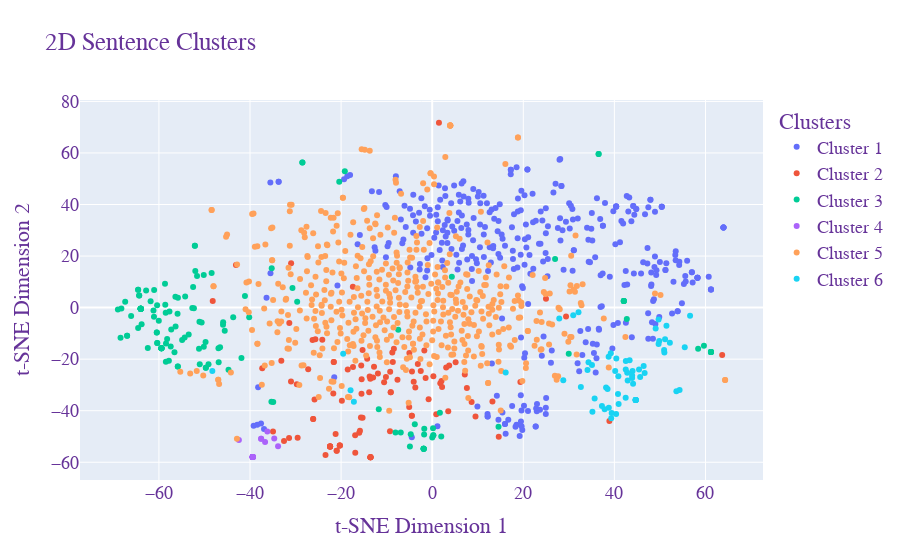

This figure's notebook cell:
### Code cell
import plotly.graph_objects as go
import plotly.io as pio

# Assuming reduced_vectors_2d, num_clusters, and labels are defined
# For demonstration, replace them with appropriate values or calculations

# Create a Plotly scatter plot
fig = go.Figure()

for i in range(num_clusters):
    indices = labels == i
    fig.add_trace(go.Scatter(
        x=reduced_vectors_2d[indices, 0],
        y=reduced_vectors_2d[indices, 1],
        mode='markers',
        name=f'Cluster {i+1}'
    ))

fig.update_layout(
    title='2D Sentence Clusters',
    xaxis_title='t-SNE Dimension 1',
    yaxis_title='t-SNE Dimension 2',
    legend_title="Clusters",
    font=dict(
        family="Courier New, monospace",
        size=18,
        color="RebeccaPurple"
    )
)

# Use Plotly IO to show the figure
pio.show(fig)

### Figure 1 — Plotly figure (JSON) as saved in the notebook; plotly's stock layout.template omitted (floating-point values rounded to 4 significant figures; data arrays with more than 128 entries replaced by an {"elided": "..."} marker saying what was removed)
{"data": [{"mode": "markers", "name": "Cluster 1", "type": "scatter", "x": {"elided": "357 float values"}, "y": {"elided": "357 float values"}}, {"mode": "markers", "name": "Cluster 2", "type": "scatter", "x": [-37.32, 24.98, -13.58, -21.72, -43.09, -13.84, -25.83, -17.42, -16.91, -8.648, 19.36, -15.53, -3.711, 1.776, -7.624, -10.16, -16.02, -5.012, -1.448, -13.55, -13.55, 9.509, -22.42, 3.728, 3.068, 8.651, -20.29, -26.13, -22.42, -21.21, -22.42, -22.42, 63.67, -29.73, -23.42, -3.156, 2.047, 14.61, -20.97, 1.483, -12.77, -13.55, 2.169, 7.154, -24.13, -34.95, -26.27, 0.8965, 3.522, -9.104, -13.73, -9.104, -4.441, -2.514, 13.23, -20.29, -1.725, -29.54, -32.53, -30.97, -4.06, 29.39, -18.54, -17.39, -8.757, -20.29, 7.619, 0.2564, -5.053, -31.0, -20.97, -33.12, -4.469, -4.469, -12.97, -22.42, -9.226, -0.7882, -10.56, -16.89, -15.49, -15.86, -22.42, 5.143, -21.61, -15.29, -21.61, -26.13, -27.22, -14.27, -13.55, -13.55, -15.65, -9.266, -15.28, 38.9, -31.43, -11.92, -31.37, -25.65, -8.411, -19.83, -15.58, -48.19], "y": [-23.57, 3.416, -27.62, -33.31, 16.49, -32.88, -35.67, 8.085, -49.52, -21.08, -28.87, -33.4, -31.0, -29.39, -27.98, -26.95, -48.56, -17.63, -27.28, -58.06, -58.06, -42.25, -53.9, -22.49, -23.25, -36.58, -53.52, -43.24, -53.9, -49.06, -53.9, -53.9, -18.37, -29.71, -57.14, -21.84, -28.49, -50.08, -55.54, 71.72, -22.94, -58.06, -30.78, -25.96, -12.45, -48.02, -12.54, -41.37, -40.25, -32.87, -26.69, -32.87, -24.82, -24.6, -36.44, -53.52, -16.63, -50.54, -51.73, 17.24, -28.8, -3.484, -24.0, -23.08, -17.38, -53.52, -31.22, -26.63, -38.54, -28.67, -55.54, -20.65, -41.93, -41.93, -27.13, -53.9, -24.89, -35.54, -28.91, -56.31, -27.76, -47.75, -53.9, -21.2, -21.07, -16.41, -21.07, -43.24, -23.88, -19.86, -58.06, -58.06, -42.64, -47.98, -42.77, -44.02, -50.63, -25.56, -6.014, -12.27, -15.99, -36.12, -22.49, 2.597]}, {"mode": "markers", "name": "Cluster 3", "type": "scatter", "x": {"elided": "141 float values"}, "y": {"elided": "141 float values"}}, {"mode": "markers", "name": "Cluster 4", "type": "scatter", "x": [-39.4, -39.4, -39.4, -39.4, -39.4, -39.4, -34.68, -39.4, -39.4, -39.4, -39.4, -39.4, -39.4, -42.44, -36.69, -37.56, -37.56, -39.4, -39.4, -33.84, -36.2, -39.4], "y": [-58.01, -58.01, -58.01, -58.01, -58.01, -58.01, -50.74, -58.01, -58.01, -58.01, -58.01, -58.01, -58.01, -51.33, -52.1, -50.83, -50.83, -58.01, -58.01, -53.8, -48.07, -58.01]}, {"mode": "markers", "name": "Cluster 5", "type": "scatter", "x": {"elided": "494 float values"}, "y": {"elided": "494 float values"}}, {"mode": "markers", "name": "Cluster 6", "type": "scatter", "x": [56.61, 44.68, 44.68, 44.1, 43.98, 38.74, 40.42, 42.51, 43.89, 40.18, 42.82, 42.92, 43.89, 39.21, 44.68, 44.68, 49.85, 51.13, 42.49, -48.27, 55.45, 49.06, 49.7, 46.64, 50.92, 35.17, 50.98, 16.13, 54.31, 46.43, 40.87, 40.79, 51.43, 49.7, 44.68, 40.93, 38.78, 37.86, 42.48, 38.18, 35.66, 38.5, 45.41, 45.66, 39.4, 43.34, 40.37, 35.08, 34.1, -17.19, 52.18, 39.31, 44.68, 30.96, 27.9, 53.61, 32.64, 34.32, 28.78, 37.26, -19.55, -17.92, 32.12], "y": [-3.138, -35.83, -35.83, -29.53, -24.59, -19.1, -19.74, -20.7, -27.29, -24.59, -25.3, -28.24, -26.31, -17.75, -35.83, -35.83, -12.92, -12.31, -24.03, -24.61, -15.34, -8.078, -14.16, -25.36, -16.47, -40.36, -17.39, -25.21, -31.95, -22.63, -26.64, -33.5, -7.008, -4.632, -35.83, -37.4, -38.82, -39.43, -34.98, -30.98, -35.27, -31.59, -23.96, -26.88, -40.93, -20.44, -41.28, -22.25, -24.24, -36.54, -13.65, -42.88, -35.83, -2.924, -4.243, -32.46, -30.81, -21.24, -28.21, -38.2, -17.94, -32.08, -1.842]}], "layout": {"font": {"color": "RebeccaPurple", "family": "Courier New, monospace", "size": 18}, "legend": {"title": {"text": "Clusters"}}, "title": {"text": "2D Sentence Clusters"}, "xaxis": {"title": {"text": "t-SNE Dimension 1"}}, "yaxis": {"title": {"text": "t-SNE Dimension 2"}}}}
